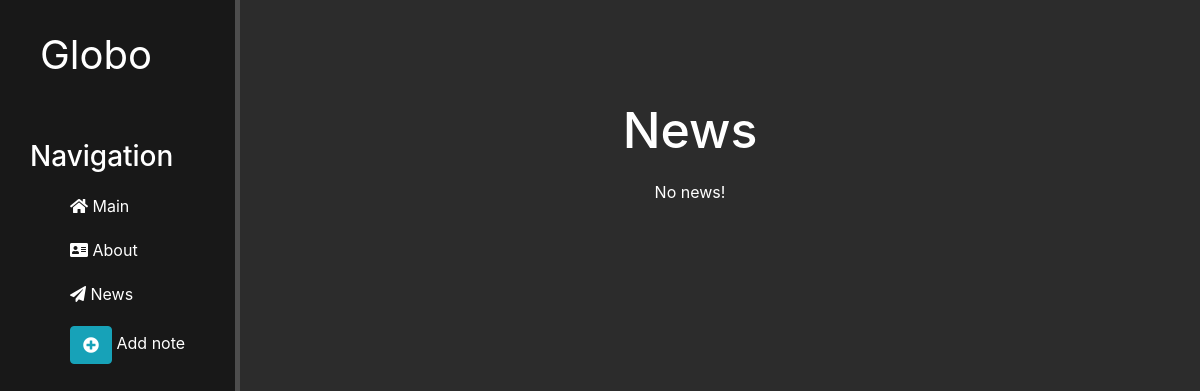
The page /news/ on the database as committed earlier.
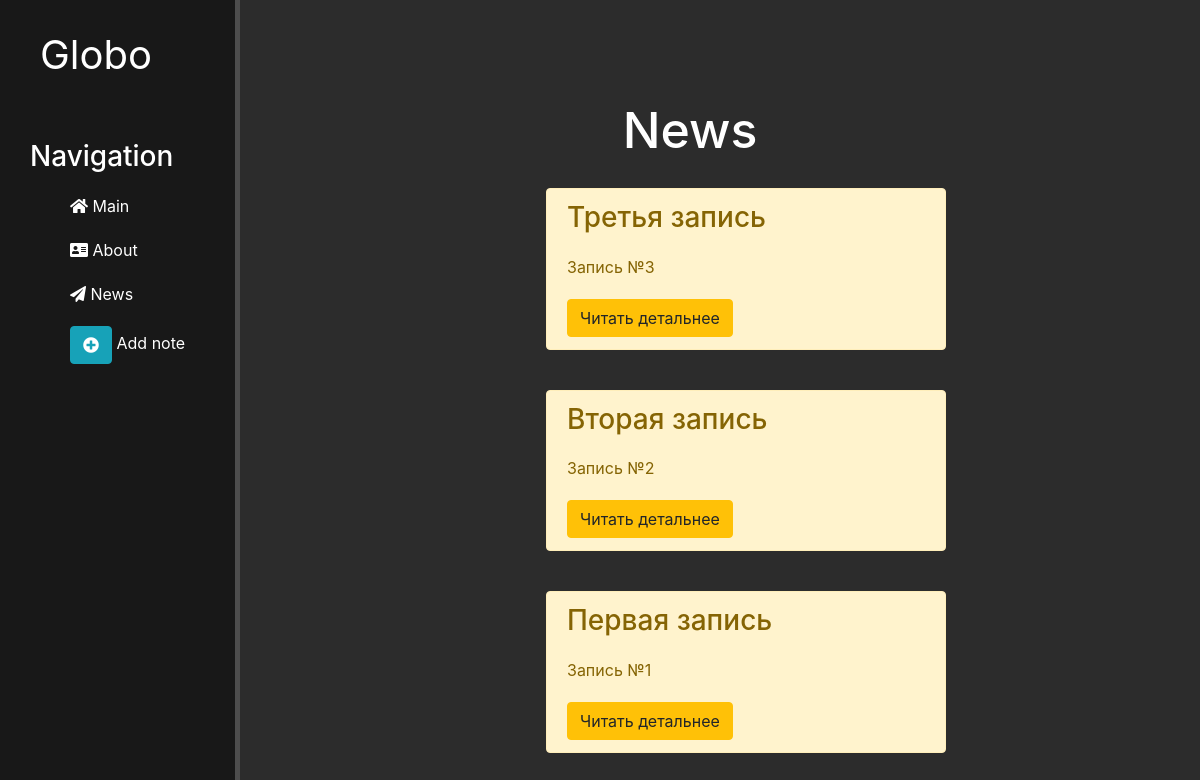
The same page on the database as committed later.
### news/models.py (models this page shows, shortened)
class Articles(models.Model):
    title = models.CharField('Название', max_length=50)
    anons = models.CharField('Анонс', max_length=250)
    full_text = models.TextField('Статья')
    date = models.DateTimeField('Дата публикации')
    class Meta:
        verbose_name = 'Новость'
        verbose_name_plural = 'Новости'

### news/views.py (the view)
# urls.py: path('', views.news_home, name='news_home'),
def news_home(request):
    news = Articles.objects.order_by('-date')
    return render(request, 'news/news_home.html', {'news': news})

### news/templates/news/news_home.html (shortened to what this page needs)
{% extends 'main/layout.html' %}
{% block content %}
    <div class="features">
        <h1>News</h1>
        {% if news %}
            {% for el in news %}
                <div class=" alert alert-warning">
                    <h3>{{ el.title }}</h3>
                    <p>{{ el.anons }}</p>
                    <a href="{% url 'news-detail' el.id %}" class="btn btn-warning">Читать детальнее</a>
                </div>
            {% endfor %}
        {% else %}
            <p>No news!</p>
        {% endif %}
    </div>
{% endblock %}

### main/templates/main/layout.html (shortened to what this page needs)
{% load static %}
<!doctype html>
<html lang="en">
<head>
    <link rel="stylesheet" href="https://stackpath.bootstrapcdn.com/bootstrap/4.5.2/css/bootstrap.min.css">
    <link rel="stylesheet" href="{% static 'main/css/main.css' %}">
    <link rel="stylesheet" href="https://use.fontawesome.com/releases/v5.8.2/css/all.css">
</head>
<body>
    <aside>
        <span class="logo">Globo</span>
        <h3>Navigation</h3>
        <ul>
            <a href="{% url 'home' %}"><li><i class="fas fa-home"></i> Main</li></a>
            <a href="{% url 'about' %}"><li><i class="fas fa-address-card"></i> About</li></a>
            <a href="{% url 'news_home' %}"><li><i class="fas fa-paper-plane"></i> News</li></a>
            <a href="{% url 'create' %}"><li><button class="btn btn-info"><i class="fas fa-plus-circle"></i></button> Add note</li></a>
        </ul>
    </aside>
    <main>
    {% block content %}
    {% endblock %}
    </main>
</body>
</html>

### main/static/main/css/main.css (style rules this page uses)
body { background: #2c2c2c; }
aside { float: left; background: #181818; width: 20%; padding: 2.5%; height: 100vh; color: #fff; border-right: 5px solid #4d4d4d; }
aside .logo { font-size: 40px; margin-left: 10px; font-width: bold; position: relative; top: -5px; }
aside h3 { margin-top: 50px; font-size: 28px; }
aside ul { list-style: none }
aside ul li { color: #fff; display: block; margin-top: 20px; transition: transform .3s ease; }
main .features { float: left; color: #fff; margin-top: 100px; text-align: center; width: 75%; }
main .features h1 { font-size: 50px; }
main .features p { max-width: 400px; margin: 20px auto }
.alert-warning { float: left; clear: both; width: 400px; margin: 20px 34%; text-align: left; }

Rows that differ between the two databases and show on the page:
added Articles: title "Третья запись", anons "Запись №3"
added Articles: title "Вторая запись", anons "Запись №2"
added Articles: title "Первая запись", anons "Запись №1"
Other text that changed with them:
text no longer shown: "No news!"
